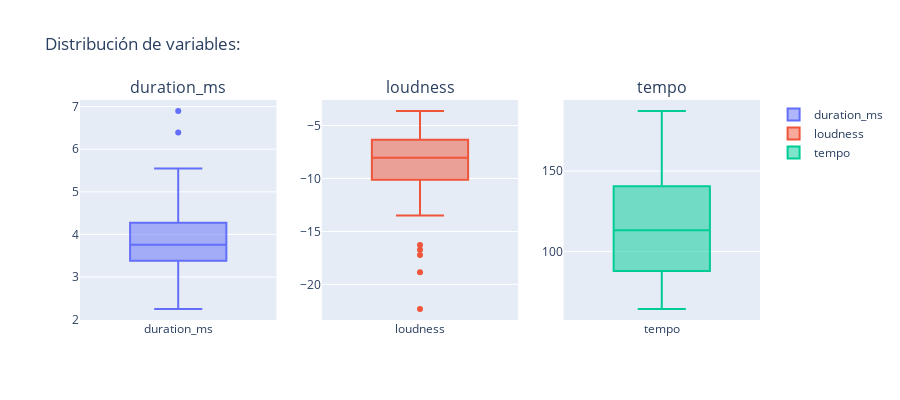

Here is the notebook cell this chart was saved with:
### Code cell
cols = ['duration_ms', 'loudness', 'tempo']

fig = make_subplots(rows=1, cols=3, subplot_titles=cols)

for i, col in enumerate(cols):
    fig.add_trace(go.Box(y=sad_df[col], name=col), row=1, col=i+1)

fig.update_layout(
    title="Distribución de variables:",
    height=400,
    width=900
)

fig.show()
